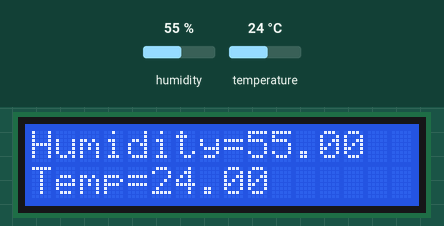
Simulated run of this sketch. Board: Arduino Uno, built with avr-gcc and run on an emulated ATmega328P. On the bench: 16×2 character LCD. The test bench sets the inputs (shaded band); at power-on: humidity 55 %, temperature 24 °C. What the sketch prints to the serial monitor is not drawn.

Above: at 1.2 s.
1.3 s: humidity set to 89 %
At 2.6 s:
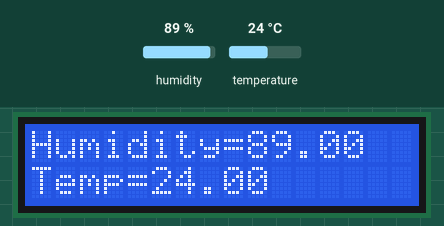
4.0 s: humidity set to 92 %
At 5.2 s:
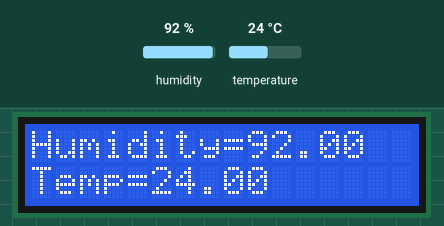
6.7 s: temperature set to 33 °C
At 9.1 s:
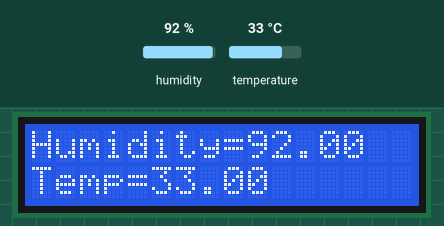
9.7 s: temperature set to 12 °C
At 11.6 s:
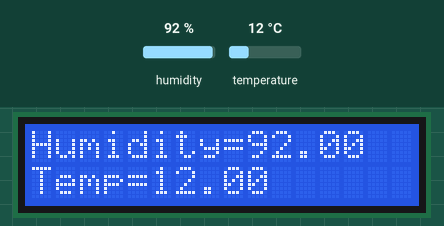
Timing chart, 0 to 13.1 s (numbered marks = the images above; inputs shaded):
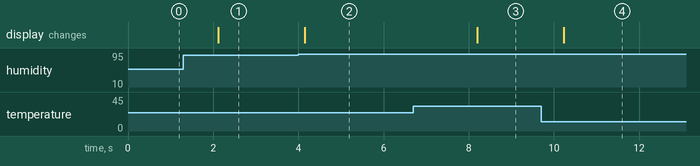

Measured:
- after the input at 1.3 s, the display: changes after 0.82 s (image 1)
- after the input at 4.0 s, the display: changes after 0.15 s (image 2)
- after the input at 6.7 s, the display: changes after 1.5 s (image 3)
- after the input at 9.7 s, the display: changes after 0.53 s (image 4)

The sketch:

DHT11.ino
```cpp
//#include "DHT.h"
#include<LiquidCrystal.h>
#include <DHT.h>
//#include <DHT_U.h>
#include <Adafruit_Sensor.h>
//#include "DHT.h"

#define DHTPIN 2
#define DHTTYPE DHT11
DHT dht(DHTPIN, DHTTYPE);
int RS=A0;
int EN=A1;
int D4=13;
int D5=12;
int D6=11;
int D7=10;
LiquidCrystal lcd(RS,EN,D4,D5,D6,D7);
//DHT dht;

void setup()
{
  Serial.begin(9600);
  Serial.println();
  Serial.println("Status:\tHumidity (%)\tTemperature (C)\t(F)");
  lcd.begin(16,2);
  //dht.setup(2);   /* set pin for data communication */
  dht.begin();
}

void loop()
{
//  delay(dht.getMinimumSamplingPeriod());  /* Delay of amount equal to sampling period */
//
//  float humidity = dht.getHumidity();     /* Get humidity value */
//  float temperature = dht.getTemperature(); /* Get temperature value */

  float humidity = dht.readHumidity();
  // Read temperature as Celsius (the default)
  float temperature = dht.readTemperature();

  Serial.print("\t");
  Serial.print(humidity, 1);
  lcd.setCursor(0,0);
  lcd.print("Humidity=");
  lcd.print(humidity);
  Serial.print("\t\t");
  Serial.print(temperature, 1);
  lcd.setCursor(0,1);
  lcd.print("Temp=");
  lcd.print(temperature);
  Serial.print("\t\t");

 // Serial.println(dht.toFahrenheit(temperature), 1); /* Convert temperature to Fahrenheit units */
  if(temperature>29)
  {
    Serial.println("High Temperature");
  }

  Serial.println();

  if(humidity>90)
  {
    Serial.print("High Humidity");
  }
  Serial.println();
  delay(2000);
}
```
